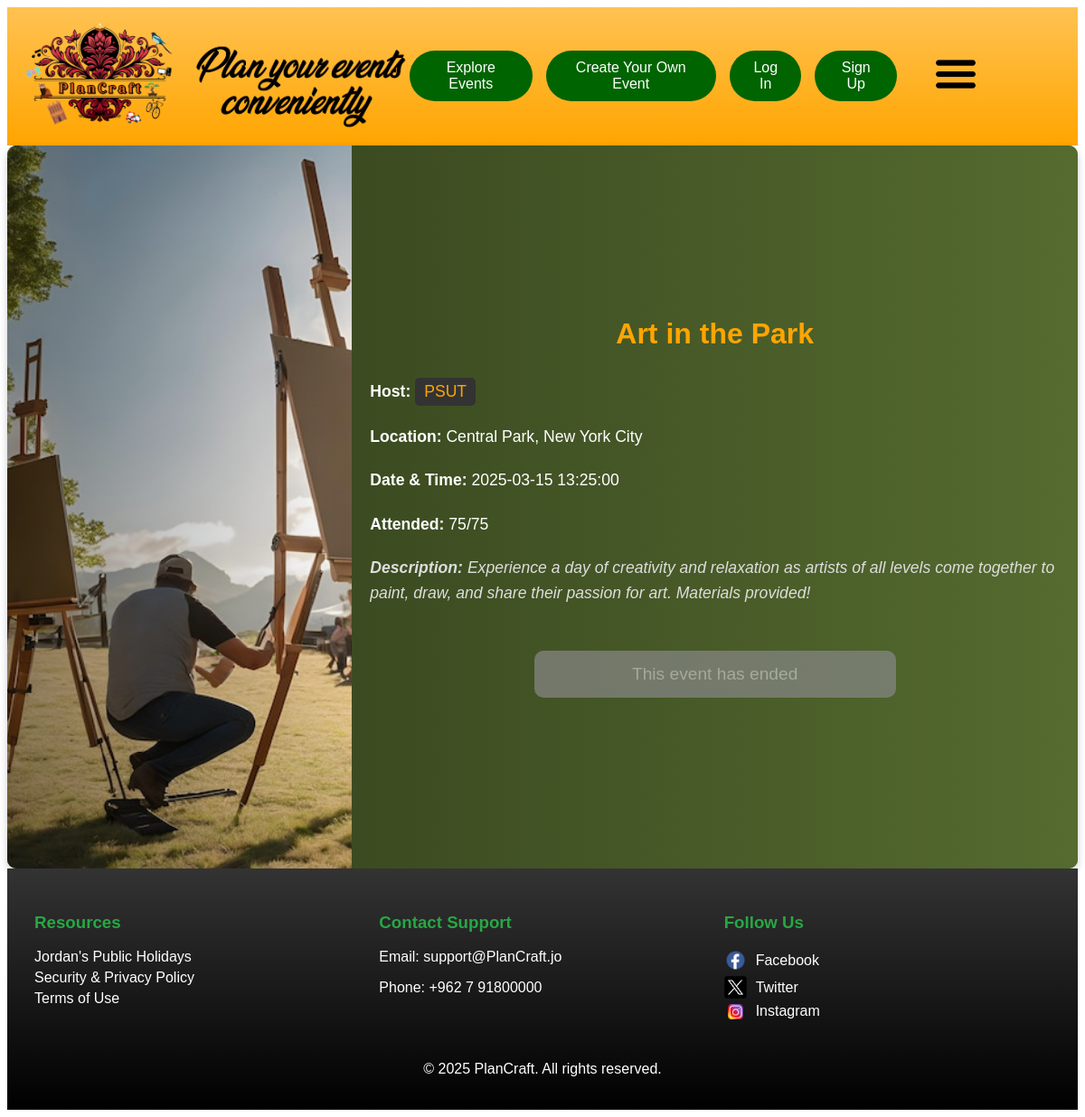
Screenshot of /event.php?id=8 with the database file from the repository.
### tables this page shows
CREATE TABLE IF NOT EXISTS `events` (
  `ID` int NOT NULL AUTO_INCREMENT,
  `name` varchar(1000) NOT NULL,
  `date` datetime NOT NULL,
  `place` varchar(1000) NOT NULL,
  `capacity` int NOT NULL,
  `description` varchar(6000) DEFAULT NULL,
  `current_cap` int NOT NULL,
  `img` varchar(5000) NOT NULL,
  `host_id` int NOT NULL,
  PRIMARY KEY (`ID`),
  KEY `host_id` (`host_id`)
);

CREATE TABLE IF NOT EXISTS `credentials` (
  `ID` int NOT NULL AUTO_INCREMENT,
  `username` text NOT NULL,
  `first_name` varchar(50) NOT NULL,
  `last_name` varchar(50) DEFAULT NULL,
  `email` text NOT NULL,
  `password` text NOT NULL,
  `events` text NOT NULL,
  PRIMARY KEY (`ID`)
);

### event.php (the view, shortened to what this page needs)
<!DOCTYPE html>
<html lang="en">
    <head>
        <link rel="stylesheet" href="style.css?v=<?php echo filemtime('style.css'); ?>">
        <?php
            $servername = "localhost";
            $username = "root";
            $password = "";
            $dbname = "webpage design project";
            $event_id = $_GET['id'];
            $conn = new mysqli($servername, $username, $password, $dbname);
            $sql = "SELECT * FROM events WHERE ID = '$event_id'";
            $result = $conn->query($sql);
            if ($result->num_rows > 0) {
                $event = $result->fetch_assoc();
                $event_name = $event['name'];
            } else {
                die("404 event not found");
            }
            $host_id = $event['host_id'];
            $sql = "SELECT * FROM credentials WHERE ID = '$host_id'";
            $result = $conn->query($sql);
            if ($result->num_rows > 0) {
                $user = $result->fetch_assoc();
            } else {
                die("Something went wrong.");
            }
        ?>
    </head>
    <body>
        <header id="header_part">
            <div class="logo">
                <a class="link-wrapper" href="index.php">
                    <img class="logo-img-header" id="h_logo" src="images/PlanCraft Long Logo.png" alt="PlanCraft Long Logo">
                </a>
            </div>
            <div id="s_header">
                <a class="eventbtn big-screen-btn" href="events.php">Explore Events</a>
                <?php
                    if (!isset($_SESSION['user'])) {
                        echo '
                            <a class="eventbtn big-screen-btn" href="login.php">Create Your Own Event</a>
                            <a class="eventbtn big-screen-btn" href="login.php">Log In</a>
                            <a class="eventbtn big-screen-btn" href="signup.php">Sign Up</a>
                        ';
                    }
                ?>
                <nav class="nav_class">
                    <div class="dropdown">
                        <img class="menu-icon" src="images/Menu Image.png" alt="Menu Icon" width="50">
                    </div>
                </nav>
            </div>
        </header>
        <div class="event-page-box">
            <?php
                $current_time = time();
                $event_time = $event['date'];
                $event_time = strtotime($event_time);
                $finished = $current_time >= $event_time;
                $disabled = $event['current_cap'] >= $event['capacity'];
                $guest = !isset($_SESSION['user']);
                $is_host = FALSE;
                $already_signed_up = FALSE;
                $can_sign_up_after_log_in = !$guest || $disabled || $finished
            ?>
            <div class="event-page-image">
                <img class="event-page-img" src="<?php echo $event['img'] ?>" alt="<?php echo $event_name ?>">
            </div>
            <div class="event-page-details">
                <h1 class="event-page-title"><?php echo $event_name ?></h1>
                <p>
                    <strong>Host:</strong>
                    <button class="host-button" onclick="window.location.href='profile.php?id=<?php echo $host_id ?>';">
                        <?php echo $user['first_name'] . ' ' . $user['last_name'] ?>
                    </button>
                </p>
                <p>
                    <strong>Location:</strong> <?php echo $event['place'] ?>
                </p>
                <p>
                    <strong>Date & Time:</strong> <?php echo $event['date'] ?>
                </p>
                <p>
                    <strong><?php if ($finished) echo 'Attended:'; else echo 'Capacity:' ?></strong> <?php echo $event['current_cap'] . '/' . $event['capacity']?>
                </p>
                <p class="event-page-description">
                    <strong>Description:</strong> <?php echo $event['description'] ?>
                </p>
                <div class="event-actions">
                    <button <?php if (!$can_sign_up_after_log_in || $is_host) echo 'hidden' ?> id="sign-up-button" <?php if ($disabled || $already_signed_up || $finished) { echo 'disabled'; }?> class="signup-button" onclick="show_sign_up_confirmation_button()">
                        <?php
                            if ($finished) {
                                echo 'This event has ended';
                            } else if ($already_signed_up) {
                                echo 'Already signed up for event';
                            } else if ($disabled) {
                                echo 'This event is currently at full capacity';
                            } else {
                                echo 'Sign up for this event';
                            }
                        ?>
                    </button>
                </div>
            </div>
        </div>
        <footer>
            <div class="footer-container">
                <div class="footer-section">
                    <h3>Resources</h3>
                    <ul>
                        <li><a href="holidays.php">Jordan's Public Holidays</a></li>
                        <li><a href="privacy_policy.php">Security & Privacy Policy</a></li>
                        <li><a href="terms_of_use.php">Terms of Use</a></li>
                    </ul>
                </div>
                <div class="footer-section">
                    <h3>Contact Support</h3>
                    <p>Email: support@PlanCraft.jo</p>
                    <p>Phone: +962 7 91800000</p>
                </div>
                <div class="footer-section">
                    <h3>Follow Us</h3>
                    <ul class="social-media">
                        <li>
                            <a href="https://www.facebook.com/" target="_blank">
                                <img src="images/facebook_icon.png" alt="Facebook" class="social-icon" />
                                Facebook
                            </a>
                        </li>
                        <li>
                            <a href="https://x.com/?lang=en" target="_blank">
                                <img src="images/twitter_icon.png" alt="Twitter" class="social-icon" />
                                Twitter
                            </a>
                        </li>
                        <li>
                            <a href="https://www.instagram.com/" target="_blank">
                                <img src="images/instagram_icon.png" alt="Instagram" class="social-icon" />
                                Instagram
                            </a>
                        </li>
                    </ul>
                </div>
            </div>
            <div class="footer-bottom">
                <p>&copy; 2025 PlanCraft. All rights reserved.</p>
            </div>
        </footer>
    </body>
</html>

### style.css (style rules this page uses)
#header_part { display: flex; justify-content: space-between; align-items: center; padding: 10px 20px; background-color: orange; background-image: linear-gradient(rgb(255, 194, 82), orange); }
.logo { width: 450px; }
.logo-img-header { width: 100%; }
#h_logo { border-radius: 0%; }
#s_header { display: flex; align-items: center; }
.eventbtn { display: inline-block; padding: 10px 20px; border-radius: 50px; background-color: darkgreen; color: white; text-align: center; text-decoration: none; margin-right: 15px; transition: background-color 0.3s ease; }
.menu-icon { cursor: pointer; margin-left: 25px; margin-right: 90px; transition: transform 0.3s ease; }
.nav_class { position: relative; justify-content: center; }
.dropdown { position: relative; }
body { font-family: Arial, sans-serif; }
footer { background-color: #333; background-image: linear-gradient(#333, #000); color: white; padding: 20px; }
.footer-container { display: flex; justify-content: space-between; flex-wrap: wrap; }
.footer-section { flex: 1; margin: 10px; min-width: 200px; }
.footer-section h3 { color: #28a745; }
.footer-section p { font-size: 1 em; }
.footer-section ul { list-style-type: none; padding: 0; }
.footer-section ul li { margin: 5px 0; }
.footer-section a { color: white; text-decoration: none; }
.footer-bottom { text-align: center; margin-top: 20px; }
.social-media { list-style-type: none; padding: 0; }
.social-media li { margin: 5px 0; }
.social-media a { color: white; text-decoration: none; display: flex; align-items: center; }
.social-icon { width: 25px; height: auto; margin-right: 10px; }
.link-wrapper { all: unset; cursor: pointer; display: block; text-decoration: none; height: 100%; }
.event-page-box { display: flex; flex-direction: row; width: 100%; min-height: 100vh; background-color: #556B2F; color: #fff; border-radius: 10px; box-shadow: 0 4px 8px rgba(0, 0, 0, 0.2); overflow: hidden; }
.event-page-image { flex: 1; position: relative; box-shadow: inset -10px 0 15px rgba(0, 0, 0, 0.3); }
.event-page-image::after { content: ""; position: absolute; top: 0; left: 0; width: 100%; height: 100%; background: linear-gradient(to right, rgba(0, 0, 0, 0.4), rgba(0, 0, 0, 0)); z-index: 1; }
.event-page-img { width: 100%; height: 100%; object-fit: cover; display: block; }
.event-page-details { flex: 2; padding: 20px; display: flex; flex-direction: column; justify-content: center; box-sizing: border-box; background: linear-gradient(to left, #556B2F, rgba(0, 0, 0, 0.3)); }
.event-page-title { font-size: 2em; text-align: center; margin-bottom: 20px; color: orange; }
.event-page-details p { margin: 10px 0; line-height: 1.6; font-size: 1.1em; }
.host-button { background-color: #333; color: orange; border: none; padding: 5px 10px; border-radius: 5px; cursor: pointer; font-size: 1em; text-decoration: none; transition: background-color 0.3s ease; }
.event-page-description { margin-top: 20px; font-style: italic; color: #ddd; }
.signup-button { background-color: #333; color: orange; border: none; padding: 15px 20px; font-size: 1.2em; border-radius: 10px; cursor: pointer; width: 100%; max-width: 400px; margin: 20px auto; display: block; text-align: center; transition: background-color 0.3s ease, transform 0.2s ease; box-shadow: 0 4px 6px rgba(0, 0, 0, 0.2); }
.signup-button:disabled { background-color: #888; color: #ccc; cursor: not-allowed; opacity: 0.7; box-shadow: none; transform: scale(1); }
.event-actions { margin-top: 20px; text-align: center; }

### rows the page displays
events: img (picture), name "Art in the Park", place "Central Park, New York City", date "2025-03-15 13:25:00", current_cap "75", capacity "75", description "Experience a day of creativity and relaxation as artists of all levels come together to paint, draw, and share their passion for art. Materials provided!"
credentials: first_name "PSUT"
